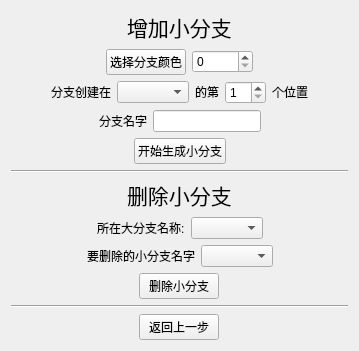
      <widget class="QWidget" name="widget">
       <attribute name="title">
        <string>增/删小分支</string>
       </attribute>
       <layout class="QVBoxLayout" name="verticalLayout_4">
        <item>
         <layout class="QVBoxLayout" name="verticalLayout_3">
          <item>
           <layout class="QHBoxLayout" name="horizontalLayout_21">
            <item>
             <widget class="QLabel" name="label_15">
              <property name="sizePolicy">
               <sizepolicy hsizetype="Fixed" vsizetype="Fixed">
                <horstretch>0</horstretch>
                <verstretch>0</verstretch>
               </sizepolicy>
              </property>
              <property name="font">
               <font>
                <family>Agency FB</family>
                <pointsize>16</pointsize>
               </font>
              </property>
              <property name="text">
               <string>增加小分支</string>
              </property>
             </widget>
            </item>
           </layout>
          </item>
          <item>
           <layout class="QHBoxLayout" name="horizontalLayout_18">
            <item>
             <spacer name="horizontalSpacer_13">
              <property name="orientation">
               <enum>Qt::Horizontal</enum>
              </property>
              <property name="sizeHint" stdset="0">
               <size>
                <width>40</width>
                <height>20</height>
               </size>
              </property>
             </spacer>
            </item>
            <item>
             <widget class="QPushButton" name="addSmallBrachColorButtom">
              <property name="sizePolicy">
               <sizepolicy hsizetype="Fixed" vsizetype="Fixed">
                <horstretch>0</horstretch>
                <verstretch>0</verstretch>
               </sizepolicy>
              </property>
              <property name="text">
               <string>选择分支颜色</string>
              </property>
             </widget>
            </item>
            <item>
             <widget class="QSpinBox" name="addSmallBrachColorSpinBox">
              <property name="sizePolicy">
               <sizepolicy hsizetype="Fixed" vsizetype="Fixed">
                <horstretch>0</horstretch>
                <verstretch>0</verstretch>
               </sizepolicy>
              </property>
              <property name="maximum">
               <number>16777215</number>
              </property>
              <property name="displayIntegerBase">
               <number>16</number>
              </property>
             </widget>
            </item>
            <item>
             <spacer name="horizontalSpacer_14">
              <property name="orientation">
               <enum>Qt::Horizontal</enum>
              </property>
              <property name="sizeHint" stdset="0">
               <size>
                <width>40</width>
                <height>20</height>
               </size>
              </property>
             </spacer>
            </item>
           </layout>
          </item>
          <item>
           <layout class="QHBoxLayout" name="horizontalLayout_22">
            <item>
             <spacer name="horizontalSpacer_15">
              <property name="orientation">
               <enum>Qt::Horizontal</enum>
              </property>
              <property name="sizeHint" stdset="0">
               <size>
                <width>40</width>
                <height>20</height>
               </size>
              </property>
             </spacer>
            </item>
            <item>
             <widget class="QLabel" name="label_16">
              <property name="sizePolicy">
               <sizepolicy hsizetype="Fixed" vsizetype="Fixed">
                <horstretch>0</horstretch>
                <verstretch>0</verstretch>
               </sizepolicy>
              </property>
              <property name="text">
               <string>分支创建在</string>
              </property>
             </widget>
            </item>
            <item>
             <widget class="QComboBox" name="addSmallBrachPotionComboBox">
              <property name="sizePolicy">
               <sizepolicy hsizetype="Fixed" vsizetype="Fixed">
                <horstretch>0</horstretch>
                <verstretch>0</verstretch>
               </sizepolicy>
              </property>
             </widget>
            </item>
            <item>
             <widget class="QLabel" name="label_32">
              <property name="sizePolicy">
               <sizepolicy hsizetype="Preferred" vsizetype="Fixed">
                <horstretch>0</horstretch>
                <verstretch>0</verstretch>
               </sizepolicy>
              </property>
              <property name="text">
               <string>的第</string>
              </property>
             </widget>
            </item>
            <item>
             <widget class="QSpinBox" name="addSmallBrachPotionSpinBox">
              <property name="minimum">
               <number>1</number>
              </property>
             </widget>
            </item>
            <item>
             <widget class="QLabel" name="label_33">
              <property name="sizePolicy">
               <sizepolicy hsizetype="Preferred" vsizetype="Fixed">
                <horstretch>0</horstretch>
                <verstretch>0</verstretch>
               </sizepolicy>
              </property>
              <property name="text">
               <string>个位置</string>
              </property>
             </widget>
            </item>
            <item>
             <spacer name="horizontalSpacer_16">
              <property name="orientation">
               <enum>Qt::Horizontal</enum>
              </property>
              <property name="sizeHint" stdset="0">
               <size>
                <width>40</width>
                <height>20</height>
               </size>
              </property>
             </spacer>
            </item>
           </layout>
          </item>
          <item>
           <layout class="QHBoxLayout" name="horizontalLayout_23">
            <item>
             <spacer name="horizontalSpacer_17">
              <property name="orientation">
               <enum>Qt::Horizontal</enum>
              </property>
              <property name="sizeHint" stdset="0">
               <size>
                <width>40</width>
                <height>20</height>
               </size>
              </property>
             </spacer>
            </item>
            <item>
             <widget class="QLabel" name="label_17">
              <property name="sizePolicy">
               <sizepolicy hsizetype="Fixed" vsizetype="Fixed">
                <horstretch>0</horstretch>
                <verstretch>0</verstretch>
               </sizepolicy>
              </property>
              <property name="text">
               <string>分支名字</string>
              </property>
             </widget>
            </item>
            <item>
             <widget class="QLineEdit" name="addSmallBrachName">
              <property name="sizePolicy">
               <sizepolicy hsizetype="Fixed" vsizetype="Fixed">
                <horstretch>0</horstretch>
                <verstretch>0</verstretch>
               </sizepolicy>
              </property>
             </widget>
            </item>
            <item>
             <spacer name="horizontalSpacer_18">
              <property name="orientation">
               <enum>Qt::Horizontal</enum>
              </property>
              <property name="sizeHint" stdset="0">
               <size>
                <width>40</width>
                <height>20</height>
               </size>
              </property>
             </spacer>
            </item>
           </layout>
          </item>
          <item>
           <layout class="QHBoxLayout" name="horizontalLayout_24">
            <item>
             <spacer name="horizontalSpacer_19">
              <property name="orientation">
               <enum>Qt::Horizontal</enum>
              </property>
              <property name="sizeHint" stdset="0">
               <size>
                <width>40</width>
                <height>20</height>
               </size>
              </property>
             </spacer>
            </item>
            <item>
             <widget class="QPushButton" name="addSmallBrachGeneraButtom">
              <property name="sizePolicy">
               <sizepolicy hsizetype="Fixed" vsizetype="Fixed">
                <horstretch>0</horstretch>
                <verstretch>0</verstretch>
               </sizepolicy>
              </property>
              <property name="text">
               <string>开始生成小分支</string>
              </property>
             </widget>
            </item>
            <item>
             <spacer name="horizontalSpacer_20">
              <property name="orientation">
               <enum>Qt::Horizontal</enum>
              </property>
              <property name="sizeHint" stdset="0">
               <size>
                <width>40</width>
                <height>20</height>
               </size>
              </property>
             </spacer>
            </item>
           </layout>
          </item>
          <item>
           <widget class="Line" name="line">
            <property name="orientation">
             <enum>Qt::Horizontal</enum>
            </property>
           </widget>
          </item>
          <item>
           <layout class="QHBoxLayout" name="horizontalLayout_41">
            <item>
             <widget class="QLabel" name="label_27">
              <property name="sizePolicy">
               <sizepolicy hsizetype="Fixed" vsizetype="Fixed">
                <horstretch>0</horstretch>
                <verstretch>0</verstretch>
               </sizepolicy>
              </property>
              <property name="font">
               <font>
                <family>Agency FB</family>
                <pointsize>16</pointsize>
               </font>
              </property>
              <property name="text">
               <string>删除小分支</string>
              </property>
             </widget>
            </item>
           </layout>
          </item>
          <item>
           <layout class="QHBoxLayout" name="horizontalLayout_15">
            <item>
             <spacer name="horizontalSpacer_3">
              <property name="orientation">
               <enum>Qt::Horizontal</enum>
              </property>
              <property name="sizeHint" stdset="0">
               <size>
                <width>40</width>
                <height>20</height>
               </size>
              </property>
             </spacer>
            </item>
            <item>
             <widget class="QLabel" name="label_28">
              <property name="sizePolicy">
               <sizepolicy hsizetype="Fixed" vsizetype="Fixed">
                <horstretch>0</horstretch>
                <verstretch>0</verstretch>
               </sizepolicy>
              </property>
              <property name="text">
               <string>所在大分支名称:</string>
              </property>
             </widget>
            </item>
            <item>
             <widget class="QComboBox" name="deleteSmallBranchName">
              <property name="sizePolicy">
               <sizepolicy hsizetype="Fixed" vsizetype="Fixed">
                <horstretch>0</horstretch>
                <verstretch>0</verstretch>
               </sizepolicy>
              </property>
             </widget>
            </item>
            <item>
             <spacer name="horizontalSpacer_4">
              <property name="orientation">
               <enum>Qt::Horizontal</enum>
              </property>
              <property name="sizeHint" stdset="0">
               <size>
                <width>40</width>
                <height>20</height>
               </size>
              </property>
             </spacer>
            </item>
           </layout>
          </item>
          <item>
           <layout class="QHBoxLayout" name="horizontalLayout_25">
            <item>
             <spacer name="horizontalSpacer">
              <property name="orientation">
               <enum>Qt::Horizontal</enum>
              </property>
              <property name="sizeHint" stdset="0">
               <size>
                <width>40</width>
                <height>20</height>
               </size>
              </property>
             </spacer>
            </item>
            <item>
             <widget class="QLabel" name="label_34">
              <property name="sizePolicy">
               <sizepolicy hsizetype="Fixed" vsizetype="Fixed">
                <horstretch>0</horstretch>
                <verstretch>0</verstretch>
               </sizepolicy>
              </property>
              <property name="text">
               <string>要删除的小分支名字</string>
              </property>
             </widget>
            </item>
            <item>
             <widget class="QComboBox" name="deleteSmallBranchName2"/>
            </item>
            <item>
             <spacer name="horizontalSpacer_2">
              <property name="orientation">
               <enum>Qt::Horizontal</enum>
              </property>
              <property name="sizeHint" stdset="0">
               <size>
                <width>40</width>
                <height>20</height>
               </size>
              </property>
             </spacer>
            </item>
           </layout>
          </item>
          <item>
           <layout class="QHBoxLayout" name="horizontalLayout_71">
            <item>
             <widget class="QPushButton" name="deleteSmallBranchButtom">
              <property name="sizePolicy">
               <sizepolicy hsizetype="Fixed" vsizetype="Fixed">
                <horstretch>0</horstretch>
                <verstretch>0</verstretch>
               </sizepolicy>
              </property>
              <property name="text">
               <string>删除小分支</string>
              </property>
             </widget>
            </item>
           </layout>
          </item>
          <item>
           <widget class="Line" name="line_7">
            <property name="orientation">
             <enum>Qt::Horizontal</enum>
            </property>
           </widget>
          </item>
          <item>
           <layout class="QHBoxLayout" name="horizontalLayout_43">
            <item>
             <widget class="QPushButton" name="addSmallBrachBackButtom">
              <property name="sizePolicy">
               <sizepolicy hsizetype="Fixed" vsizetype="Fixed">
                <horstretch>0</horstretch>
                <verstretch>0</verstretch>
               </sizepolicy>
              </property>
              <property name="text">
               <string>返回上一步</string>
              </property>
             </widget>
            </item>
           </layout>
          </item>
         </layout>
        </item>
       </layout>
      </widget>
